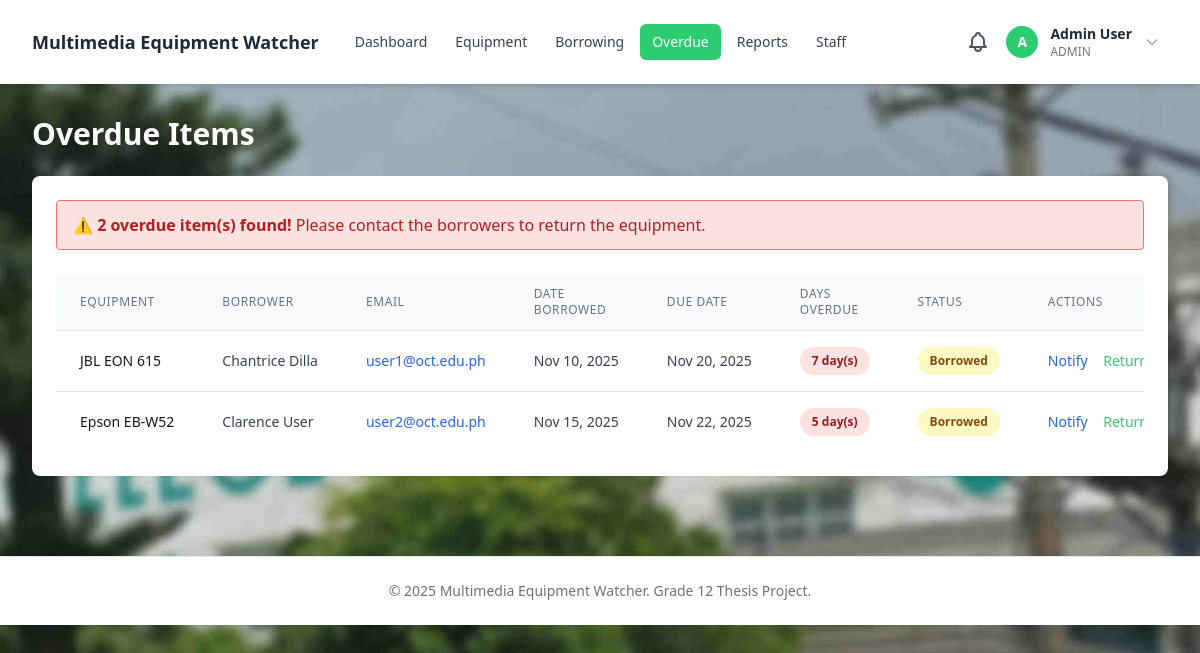
/overdue/list.php (signed in), run on the app's committed database.
### tables this page shows
CREATE TABLE borrowing_transactions (
    id INT AUTO_INCREMENT PRIMARY KEY,
    equipment_id INT NOT NULL,
    user_id INT NOT NULL,
    quantity INT NOT NULL DEFAULT 1,
    quantity_returned INT NOT NULL DEFAULT 0,
    date_borrowed DATE NOT NULL,
    due_date DATE NOT NULL,
    date_returned DATE NULL,
    status ENUM('pending', 'borrowed', 'returned', 'partially_returned', 'lost', 'rejected', 'cancelled') NOT NULL DEFAULT 'pending',
    remarks TEXT NULL,
    created_at TIMESTAMP DEFAULT CURRENT_TIMESTAMP,
    FOREIGN KEY (equipment_id) REFERENCES equipment(id) ON DELETE CASCADE,
    FOREIGN KEY (user_id) REFERENCES users(id) ON DELETE CASCADE
);

CREATE TABLE equipment (
    id INT AUTO_INCREMENT PRIMARY KEY,
    name VARCHAR(100) NOT NULL,
    description TEXT,
    category VARCHAR(50),
    total_quantity INT NOT NULL DEFAULT 1,
    available_quantity INT NOT NULL DEFAULT 1,
    status ENUM('available', 'borrowed', 'damaged', 'lost') NOT NULL DEFAULT 'available',
    created_at TIMESTAMP DEFAULT CURRENT_TIMESTAMP
);

CREATE TABLE users (
    id INT AUTO_INCREMENT PRIMARY KEY,
    name VARCHAR(100) NOT NULL,
    email VARCHAR(100) NOT NULL UNIQUE,
    password VARCHAR(255) NOT NULL,
    role ENUM('admin', 'user') NOT NULL DEFAULT 'user',
    is_active TINYINT(1) NOT NULL DEFAULT 0,
    created_at TIMESTAMP DEFAULT CURRENT_TIMESTAMP
);

### overdue/list.php (the view, shortened to what this page needs)
<?php
require_once '../includes/header.php';
$pdo = getDBConnection();
$stmt = $pdo->query("
    SELECT bt.*,
           e.name as equipment_name,
           u.name as borrower_name,
           u.email as borrower_email,
           DATEDIFF(CURDATE(), bt.due_date) as days_overdue
    FROM borrowing_transactions bt
    JOIN equipment e ON bt.equipment_id = e.id
    JOIN users u ON bt.user_id = u.id
    WHERE bt.status IN ('borrowed', 'partially_returned') AND bt.due_date < CURDATE()
    ORDER BY bt.due_date ASC
");
$overdueTransactions = $stmt->fetchAll();
?>
<div class="flex justify-between items-center mb-6">
    <h2 class="text-3xl font-bold text-white">Overdue Items</h2>
</div>
<div class="bg-white rounded-lg shadow-sm p-6">
    <?php if (count($overdueTransactions) > 0): ?>
        <div class="bg-red-100 border border-red-400 text-red-700 px-4 py-3 rounded mb-6">
            <strong>⚠ <?php echo count($overdueTransactions); ?> overdue item(s) found!</strong>
            Please contact the borrowers to return the equipment.
        </div>
        <div class="overflow-x-auto">
            <table class="min-w-full divide-y divide-gray-200">
                <thead class="bg-gray-50">
                    <tr>
                        <th class="px-6 py-3 text-left text-xs font-medium text-gray-500 uppercase tracking-wider">Equipment</th>
                        <th class="px-6 py-3 text-left text-xs font-medium text-gray-500 uppercase tracking-wider">Borrower</th>
                        <th class="px-6 py-3 text-left text-xs font-medium text-gray-500 uppercase tracking-wider">Email</th>
                        <th class="px-6 py-3 text-left text-xs font-medium text-gray-500 uppercase tracking-wider">Date Borrowed</th>
                        <th class="px-6 py-3 text-left text-xs font-medium text-gray-500 uppercase tracking-wider">Due Date</th>
                        <th class="px-6 py-3 text-left text-xs font-medium text-gray-500 uppercase tracking-wider">Days Overdue</th>
                        <th class="px-6 py-3 text-left text-xs font-medium text-gray-500 uppercase tracking-wider">Status</th>
                        <th class="px-6 py-3 text-left text-xs font-medium text-gray-500 uppercase tracking-wider">Actions</th>
                    </tr>
                </thead>
                <tbody class="bg-white divide-y divide-gray-200">
                    <?php foreach ($overdueTransactions as $transaction): ?>
                        <tr class="hover:bg-gray-50">
                            <td class="px-6 py-4 whitespace-nowrap text-sm font-medium text-gray-900"><?php echo htmlspecialchars($transaction['equipment_name']); ?></td>
                            <td class="px-6 py-4 whitespace-nowrap text-sm text-gray-700"><?php echo htmlspecialchars($transaction['borrower_name']); ?></td>
                            <td class="px-6 py-4 whitespace-nowrap text-sm text-gray-700">
                                <a href="mailto:<?php echo htmlspecialchars($transaction['borrower_email']); ?>" class="text-blue-600 hover:text-blue-800">
                                    <?php echo htmlspecialchars($transaction['borrower_email']); ?>
                                </a>
                            </td>
                            <td class="px-6 py-4 whitespace-nowrap text-sm text-gray-700"><?php echo date('M d, Y', strtotime($transaction['date_borrowed'])); ?></td>
                            <td class="px-6 py-4 whitespace-nowrap text-sm text-gray-700"><?php echo date('M d, Y', strtotime($transaction['due_date'])); ?></td>
                            <td class="px-6 py-4 whitespace-nowrap">
                                <span class="px-3 py-1 inline-flex text-xs leading-5 font-semibold rounded-full bg-red-100 text-red-800">
                                    <?php echo $transaction['days_overdue']; ?> day(s)
                                </span>
                            </td>
                            <td class="px-6 py-4 whitespace-nowrap">
                                <span class="px-3 py-1 inline-flex text-xs leading-5 font-semibold rounded-full <?php echo $transaction['status'] === 'partially_returned' ? 'bg-orange-100 text-orange-800' : 'bg-yellow-100 text-yellow-800'; ?>">
                                    <?php echo ucfirst(str_replace('_', ' ', $transaction['status'])); ?>
                                </span>
                            </td>
                            <td class="px-6 py-4 whitespace-nowrap text-sm">
                                <form method="POST" class="inline" onsubmit="return confirm('Send overdue notification to <?php echo htmlspecialchars($transaction['borrower_name']); ?>?');">
                                    <button type="submit" class="text-blue-600 hover:text-blue-800 font-medium mr-3">Notify</button>
                                </form>
                                <a href="/borrowing/return.php?id=<?php echo $transaction['id']; ?>" class="text-primary hover:text-primary-dark font-medium">Return</a>
                            </td>
                        </tr>
                    <?php endforeach; ?>
                </tbody>
            </table>
        </div>
    <?php endif; ?>
</div>
<?php require_once '../includes/footer.php'; ?>

### assets/css/background.css (style rules this page uses)
.bg-enhanced { background-image: url('/images/background.jpg'); background-size: cover; background-position: center; background-attachment: fixed; position: relative; }

### data on the page
borrowing_transactions: equipment.name "JBL EON 615", user.name "Chantrice Dilla", user.email "user1@oct.edu.ph", date_borrowed "Nov 10, 2025", due_date "Nov 20, 2025", days_overdue "7", status "Borrowed"
borrowing_transactions: equipment.name "Epson EB-W52", user.name "Clarence User", user.email "user2@oct.edu.ph", date_borrowed "Nov 15, 2025", due_date "Nov 22, 2025", days_overdue "5", status "Borrowed"

### other printed values
substr($currentUser['name'], 0, 1) "A"
$currentUser['name'] "Admin User"
$currentUser['role'] "ADMIN"
count($overdueTransactions) "2"
